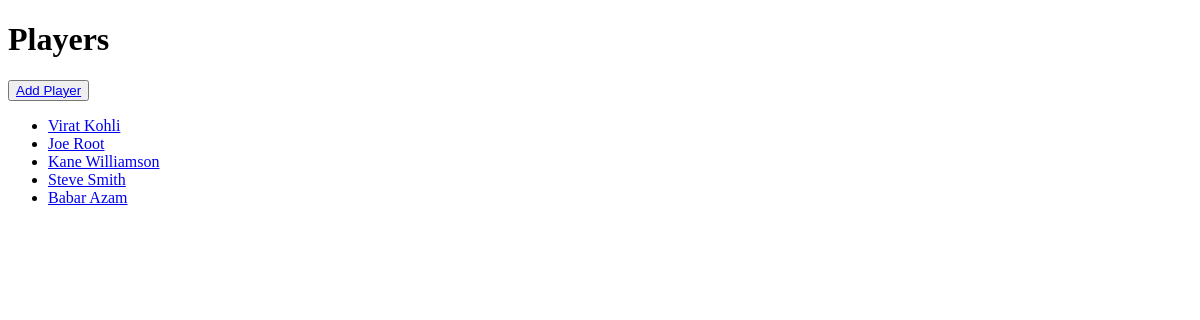
/, run on an earlier commit of the app's database.
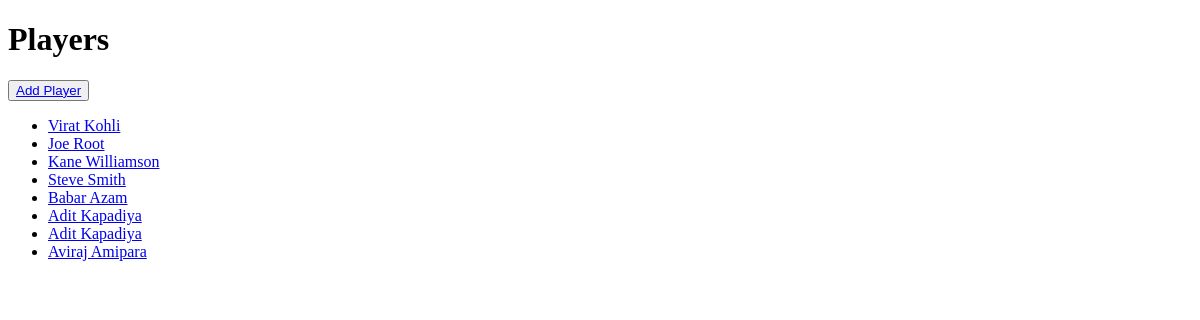
And on a later commit of the database.
### players/models.py (models this page shows, shortened)
class Player(models.Model):
    playerName = models.CharField(max_length=100)
    country = models.CharField(max_length=100)
    battingStyle = models.CharField(max_length=30)
    bowlingStyle = models.CharField(max_length=50)
    age = models.IntegerField()
    runScored = models.IntegerField()
    wicketsTaken = models.IntegerField()

### players/views.py (the view)
# urls.py: 2. Add a URL to urlpatterns:  path('', views.home, name='home')
def home(request):
    players = Player.objects.all()
    return render(request , "home.html" , {"data" : players})

### players/templates/home.html (shortened to what this page needs)
<!DOCTYPE html>
<html lang="en">
<head>
</head>
<body>
    <h1>Players</h1>
    <button><a href="{% url 'add_player' %}">Add Player</a></button>
    <ul>
        {% for i in data %}
            <li><a href="{% url 'detail' i.id %}">{{ i.playerName }}</a></li>
        {% endfor %}
    </ul>
</body>
</html>

What changed in the data, as far as the page shows it:
added Player: playerName "Adit Kapadiya"
added Player: playerName "Adit Kapadiya"
added Player: playerName "Aviraj Amipara"
